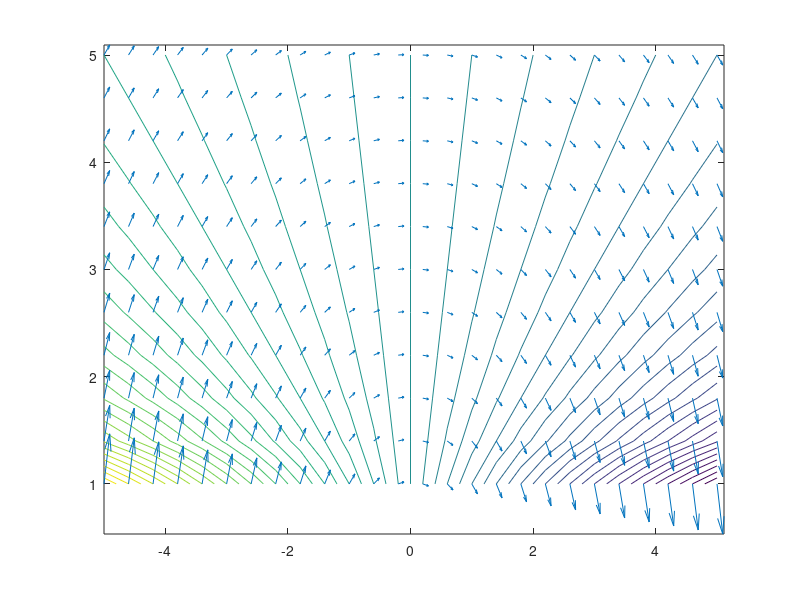

This figure's MATLAB source:
% ISOCLINE PLOTS

% Consider the differential equation y'=f(x,y). 
% For fixed c, the set of all points (x,y) such that f(x,y)=c is a level set of f, typically a curve.
% At the same time, this is the set of all points such that y'=c, an isocline.
% By varying c we may find the whole spectrum of isoclines.
% Together they form a contour map that helps to understand the differential equation geometrically.
% How to plot a contour map?

% MATLAB has convenient built-in commands for this purpose:
% 'meshgrid' creates an array used for evaluating f(x,y)
% 'contour' allows us to produce an actual plot
% Type 'help meshgrid' and 'help contour' to learn more about these commands.

% Let's see how this works on the example of y'=x^2-y^2.

h=.1;                               % choose a stepsize

[X, Y]=meshgrid(-1:h:1);            % create a square array of points (x,y)

f=X.^2-Y.^2                         % evaluate f(x,y)=x^2-y^2 at points of the array

contour(X, Y, f);                   % a beautiful map appears

% The choice of constants c in this plot was done by MATLAB.
% To specify c to your liking, use the following syntax:

pause                               % hit any key to resume

c=-1:h:1;                           % create an array of constants

contour(X, Y, f, c);                % a map even more beautiful 

hold on                             % hold the current plot

pause                               % hit any key to resume

% Let's add the slope vector field to our plot.  

dx=ones(size(X));                   % create an array of increments dx=1

quiver(X, Y, dx, f)                 % slopes are added

axis tight                          % optimize space

pause

% Type 'help quiver' to learn more.   

% Consider another example: y'=-x/y.

hold off                            % reset plot settings

h=.4;

[X, Y]=meshgrid(-5:h:5,1:h:5);      % the grid is now rectangular

f=-X./Y;                             

contour(X, Y, f, -10:.2:10);  

hold on                         

pause                               

% Add the slope vector field. 

dx=ones(size(X));

quiver(X, Y, dx, f)

axis tight

hold off